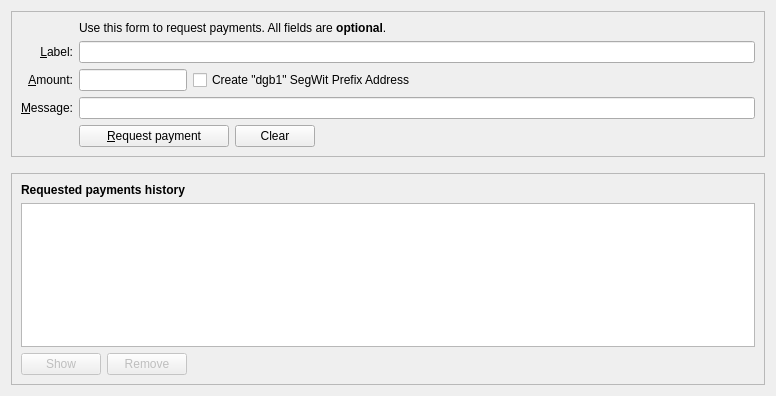
<?xml version="1.0" encoding="UTF-8"?>
<ui version="4.0">
 <class>ReceiveCoinsDialog</class>
 <widget class="QWidget" name="ReceiveCoinsDialog">
  <property name="geometry">
   <rect>
    <x>0</x>
    <y>0</y>
    <width>776</width>
    <height>396</height>
   </rect>
  </property>
  <layout class="QVBoxLayout" name="verticalLayout" stretch="0,0,1">
   <item>
    <widget class="QFrame" name="frame2">
     <property name="sizePolicy">
      <sizepolicy hsizetype="Preferred" vsizetype="Expanding">
       <horstretch>0</horstretch>
       <verstretch>0</verstretch>
      </sizepolicy>
     </property>
     <property name="frameShape">
      <enum>QFrame::StyledPanel</enum>
     </property>
     <property name="frameShadow">
      <enum>QFrame::Sunken</enum>
     </property>
     <layout class="QVBoxLayout" name="verticalLayout_3">
      <item>
       <layout class="QGridLayout" name="gridLayout">
        <item row="5" column="0">
         <widget class="QLabel" name="label">
          <property name="toolTip">
           <string>An optional amount to request. Leave this empty or zero to not request a specific amount.</string>
          </property>
          <property name="text">
           <string>&amp;Amount:</string>
          </property>
          <property name="alignment">
           <set>Qt::AlignRight|Qt::AlignTrailing|Qt::AlignVCenter</set>
          </property>
          <property name="buddy">
           <cstring>reqAmount</cstring>
          </property>
         </widget>
        </item>
        <item row="6" column="0">
         <widget class="QLabel" name="label_3">
          <property name="toolTip">
           <string>An optional message to attach to the payment request, which will be displayed when the request is opened. Note: The message will not be sent with the payment over the LekCoin network.</string>
          </property>
          <property name="text">
           <string>&amp;Message:</string>
          </property>
          <property name="alignment">
           <set>Qt::AlignRight|Qt::AlignTrailing|Qt::AlignVCenter</set>
          </property>
          <property name="buddy">
           <cstring>reqMessage</cstring>
          </property>
         </widget>
        </item>
        <item row="4" column="2">
         <widget class="QLineEdit" name="reqLabel">
          <property name="toolTip">
           <string>An optional label to associate with the new receiving address.</string>
          </property>
         </widget>
        </item>
        <item row="2" column="2">
         <widget class="QLabel" name="label_5">
          <property name="text">
           <string>Use this form to request payments. All fields are &lt;b&gt;optional&lt;/b&gt;.</string>
          </property>
         </widget>
        </item>
        <item row="4" column="0">
         <widget class="QLabel" name="label_2">
          <property name="toolTip">
           <string>An optional label to associate with the new receiving address.</string>
          </property>
          <property name="text">
           <string>&amp;Label:</string>
          </property>
          <property name="alignment">
           <set>Qt::AlignRight|Qt::AlignTrailing|Qt::AlignVCenter</set>
          </property>
          <property name="buddy">
           <cstring>reqLabel</cstring>
          </property>
         </widget>
        </item>
        <item row="6" column="2">
         <widget class="QLineEdit" name="reqMessage">
          <property name="toolTip">
           <string>An optional message to attach to the payment request, which will be displayed when the request is opened. Note: The message will not be sent with the payment over the LekCoin network.</string>
          </property>
         </widget>
        </item>
        <item row="7" column="2">
         <layout class="QHBoxLayout" name="horizontalLayout">
          <item>
           <widget class="QPushButton" name="receiveButton">
            <property name="minimumSize">
             <size>
              <width>150</width>
              <height>0</height>
             </size>
            </property>
            <property name="text">
             <string>&amp;Request payment</string>
            </property>
            <property name="icon">
             <iconset resource="../lekcoin.qrc">
              <normaloff>:/icons/receiving_addresses</normaloff>:/icons/receiving_addresses</iconset>
            </property>
           </widget>
          </item>
          <item>
           <widget class="QPushButton" name="clearButton">
            <property name="sizePolicy">
             <sizepolicy hsizetype="Minimum" vsizetype="Fixed">
              <horstretch>0</horstretch>
              <verstretch>0</verstretch>
             </sizepolicy>
            </property>
            <property name="toolTip">
             <string>Clear all fields of the form.</string>
            </property>
            <property name="text">
             <string>Clear</string>
            </property>
            <property name="icon">
             <iconset resource="../lekcoin.qrc">
              <normaloff>:/icons/remove</normaloff>:/icons/remove</iconset>
            </property>
            <property name="autoDefault">
             <bool>false</bool>
            </property>
           </widget>
          </item>
          <item>
           <spacer name="horizontalSpacer">
            <property name="orientation">
             <enum>Qt::Horizontal</enum>
            </property>
            <property name="sizeHint" stdset="0">
             <size>
              <width>40</width>
              <height>20</height>
             </size>
            </property>
           </spacer>
          </item>
         </layout>
        </item>
        <item row="7" column="0">
         <widget class="QLabel" name="label_7">
          <property name="text">
           <string/>
          </property>
         </widget>
        </item>
        <item row="5" column="2">
         <layout class="QHBoxLayout" name="horizontalLayout_6">
          <item>
           <widget class="LekCoinAmountField" name="reqAmount">
            <property name="sizePolicy">
             <sizepolicy hsizetype="Fixed" vsizetype="Fixed">
              <horstretch>0</horstretch>
              <verstretch>0</verstretch>
             </sizepolicy>
            </property>
            <property name="minimumSize">
             <size>
              <width>80</width>
              <height>0</height>
             </size>
            </property>
            <property name="maximumSize">
             <size>
              <width>1000</width>
              <height>100</height>
             </size>
            </property>
            <property name="toolTip">
             <string>An optional amount to request. Leave this empty or zero to not request a specific amount.</string>
            </property>
           </widget>
          </item>
          <item>
           <widget class="QCheckBox" name="useBech32">
            <property name="sizePolicy">
             <sizepolicy hsizetype="Fixed" vsizetype="Fixed">
              <horstretch>0</horstretch>
              <verstretch>0</verstretch>
             </sizepolicy>
            </property>
            <property name="maximumSize">
             <size>
              <width>1000</width>
              <height>16777215</height>
             </size>
            </property>
            <property name="focusPolicy">
             <enum>Qt::StrongFocus</enum>
            </property>
            <property name="toolTip">
             <string>Bech32 addresses (BIP-173) are cheaper to spend from and offer better protection against typos. When unchecked a P2SH wrapped SegWit address will be created, compatible with older wallets.</string>
            </property>
            <property name="text">
             <string>Create "dgb1" SegWit Prefix Address</string>
            </property>
           </widget>
          </item>
          <item>
           <spacer name="horizontalSpacer_3">
            <property name="orientation">
             <enum>Qt::Horizontal</enum>
            </property>
            <property name="sizeHint" stdset="0">
             <size>
              <width>0</width>
              <height>0</height>
             </size>
            </property>
           </spacer>
          </item>
         </layout>
        </item>
       </layout>
      </item>
     </layout>
    </widget>
   </item>
   <item>
    <spacer name="verticalSpacer_2">
     <property name="orientation">
      <enum>Qt::Vertical</enum>
     </property>
     <property name="sizeHint" stdset="0">
      <size>
       <width>20</width>
       <height>10</height>
      </size>
     </property>
    </spacer>
   </item>
   <item>
    <widget class="QFrame" name="frame">
     <property name="sizePolicy">
      <sizepolicy hsizetype="Preferred" vsizetype="Expanding">
       <horstretch>0</horstretch>
       <verstretch>0</verstretch>
      </sizepolicy>
     </property>
     <property name="frameShape">
      <enum>QFrame::StyledPanel</enum>
     </property>
     <property name="frameShadow">
      <enum>QFrame::Raised</enum>
     </property>
     <layout class="QVBoxLayout" name="verticalLayout_2">
      <item>
       <widget class="QLabel" name="label_6">
        <property name="font">
         <font>
          <weight>75</weight>
          <bold>true</bold>
         </font>
        </property>
        <property name="text">
         <string>Requested payments history</string>
        </property>
       </widget>
      </item>
      <item>
       <widget class="QTableView" name="recentRequestsView">
        <property name="contextMenuPolicy">
         <enum>Qt::CustomContextMenu</enum>
        </property>
        <property name="tabKeyNavigation">
         <bool>false</bool>
        </property>
        <property name="sortingEnabled">
         <bool>true</bool>
        </property>
       </widget>
      </item>
      <item>
       <layout class="QHBoxLayout" name="horizontalLayout_2">
        <item>
         <widget class="QPushButton" name="showRequestButton">
          <property name="enabled">
           <bool>false</bool>
          </property>
          <property name="toolTip">
           <string>Show the selected request (does the same as double clicking an entry)</string>
          </property>
          <property name="text">
           <string>Show</string>
          </property>
          <property name="icon">
           <iconset resource="../lekcoin.qrc">
            <normaloff>:/icons/edit</normaloff>:/icons/edit</iconset>
          </property>
          <property name="autoDefault">
           <bool>false</bool>
          </property>
         </widget>
        </item>
        <item>
         <widget class="QPushButton" name="removeRequestButton">
          <property name="enabled">
           <bool>false</bool>
          </property>
          <property name="toolTip">
           <string>Remove the selected entries from the list</string>
          </property>
          <property name="text">
           <string>Remove</string>
          </property>
          <property name="icon">
           <iconset resource="../lekcoin.qrc">
            <normaloff>:/icons/remove</normaloff>:/icons/remove</iconset>
          </property>
          <property name="autoDefault">
           <bool>false</bool>
          </property>
         </widget>
        </item>
        <item>
         <spacer name="horizontalSpacer_2">
          <property name="orientation">
           <enum>Qt::Horizontal</enum>
          </property>
          <property name="sizeHint" stdset="0">
           <size>
            <width>40</width>
            <height>20</height>
           </size>
          </property>
         </spacer>
        </item>
       </layout>
      </item>
     </layout>
    </widget>
   </item>
  </layout>
 </widget>
 <customwidgets>
  <customwidget>
   <class>LekCoinAmountField</class>
   <extends>QLineEdit</extends>
   <header>qt/lekcoinamountfield.h</header>
   <container>1</container>
  </customwidget>
 </customwidgets>
 <tabstops>
  <tabstop>reqLabel</tabstop>
  <tabstop>reqAmount</tabstop>
  <tabstop>useBech32</tabstop>
  <tabstop>reqMessage</tabstop>
  <tabstop>receiveButton</tabstop>
  <tabstop>clearButton</tabstop>
  <tabstop>recentRequestsView</tabstop>
  <tabstop>showRequestButton</tabstop>
  <tabstop>removeRequestButton</tabstop>
 </tabstops>
 <resources>
  <include location="../lekcoin.qrc"/>
 </resources>
 <connections/>
</ui>
